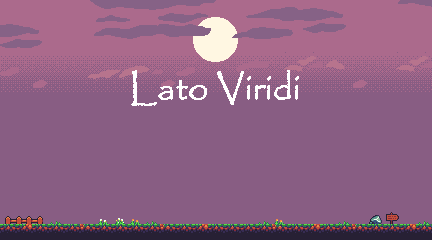

The image is a tile-based game level rendered from a .tmx file. Its description and source (layers, tilesets, objects; grid data summarised) follow:
An orthogonal 27x15 tile map with 16x16 px tiles, 3 tile layers (background, title, detail), 3 tilesets.

<map version="1.4" tiledversion="1.4.2" orientation="orthogonal" renderorder="right-down" width="27" height="15" tilewidth="16" tileheight="16" infinite="0" nextlayerid="4" nextobjectid="1">
 <tileset firstgid="1" name="background" tilewidth="16" tileheight="16" tilecount="170" columns="17">
  <image source="background.png" width="272" height="160" />
 </tileset>
 <tileset firstgid="171" name="lato_viridi" tilewidth="16" tileheight="16" tilecount="55" columns="11">
  <image source="lato_viridi.png" width="176" height="80" />
 </tileset>
 <tileset firstgid="226" name="tileset" tilewidth="16" tileheight="16" tilecount="136" columns="17">
  <image source="tileset.png" width="272" height="128" />
 </tileset>
 <layer id="1" name="background" width="27" height="15">
  <properties>
   <property name="parallax" type="int" value="0" />
   <property name="visible" type="int" value="1" />
  </properties>
  <data>[405 cells, 405 non-empty, 103 distinct tile ids]</data>
 </layer>
 <layer id="2" name="title" width="27" height="15">
  <properties>
   <property name="parallax" type="int" value="0" />
   <property name="visible" type="int" value="1" />
  </properties>
  <data>[405 cells, 33 non-empty, 33 distinct tile ids]</data>
 </layer>
 <layer id="3" name="detail" width="27" height="15">
  <properties>
   <property name="parallax" type="int" value="0" />
   <property name="visible" type="int" value="1" />
  </properties>
  <data>[405 cells, 41 non-empty, 12 distinct tile ids]</data>
 </layer>
</map>
